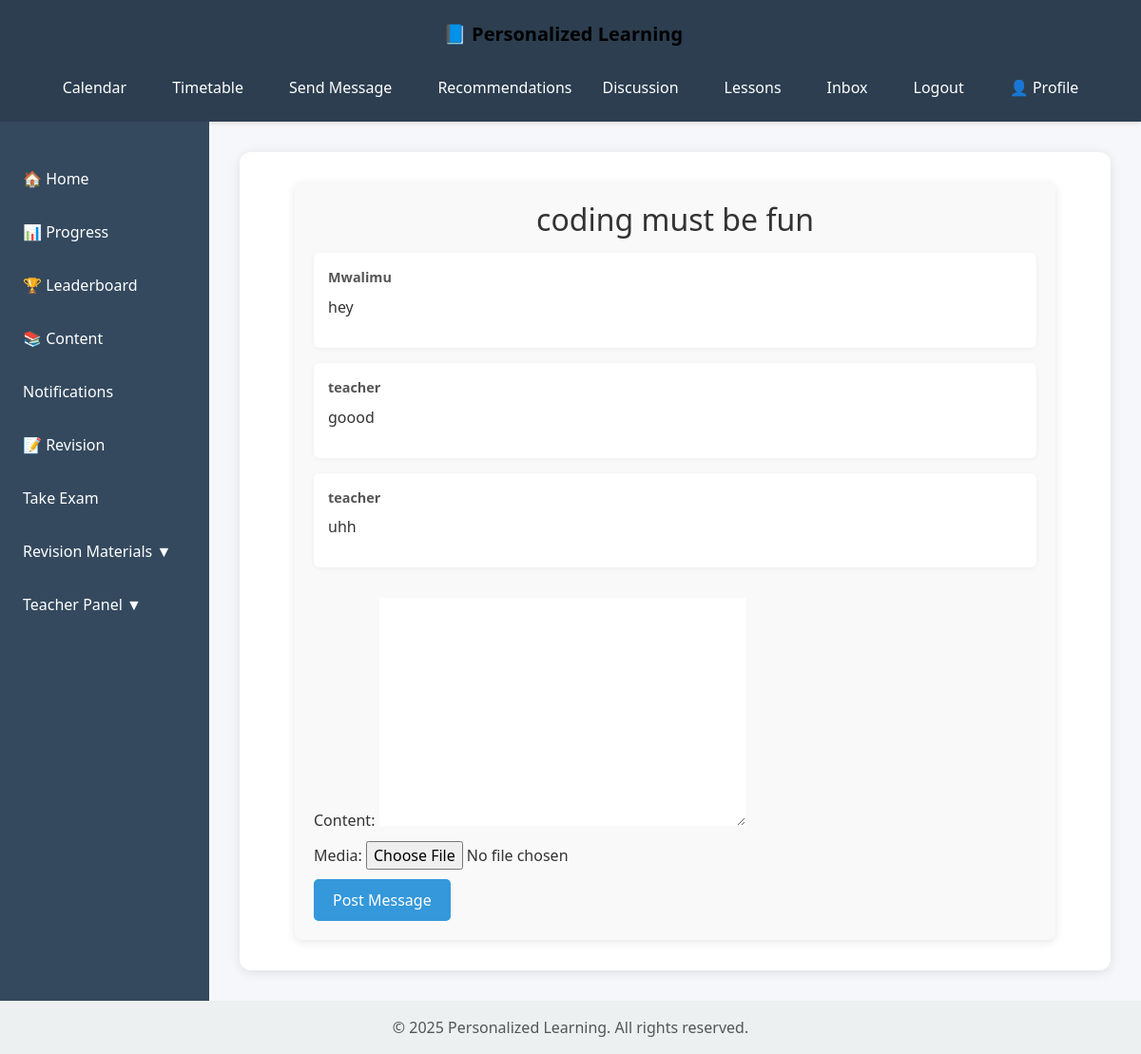
The page /discussions/thread/2/ (signed in) on the database its author committed.
### discussions/models.py (models this page shows, shortened)
class DiscussionThread(models.Model):
    title = models.CharField(max_length=255)
    created_by = models.ForeignKey(User, on_delete=models.CASCADE, related_name='threads')
    created_at = models.DateTimeField(auto_now_add=True)

class ThreadMessage(models.Model):
    thread = models.ForeignKey(DiscussionThread, on_delete=models.CASCADE, related_name='messages')
    author = models.ForeignKey(User, on_delete=models.CASCADE, related_name='messages')
    content = models.TextField()
    media = models.FileField(upload_to='thread_media/', blank=True, null=True)  # For images or videos
    created_at = models.DateTimeField(auto_now_add=True)

### discussions/views.py (the view)
# urls.py: path('thread/<int:thread_id>/', views.thread_detail, name='thread_detail'),
@login_required
def thread_detail(request, thread_id):
    thread = get_object_or_404(DiscussionThread, id=thread_id)
    messages = thread.messages.all().order_by('-created_at')
    if request.method == 'POST':
        form = ThreadMessageForm(request.POST, request.FILES)
        if form.is_valid():
            message = form.save(commit=False)
            message.thread = thread
            message.author = request.user
            message.save()
            return redirect('thread_detail', thread_id=thread.id)
    else:
        form = ThreadMessageForm()
    return render(request, 'discussions/thread_detail.html', {'thread': thread, 'messages': messages, 'form': form})

### discussions/forms.py
class ThreadMessageForm(forms.ModelForm):
    class Meta:
        model = ThreadMessage
        fields = ['content', 'media']

### discussions/templates/discussions/thread_detail.html (shortened to what this page needs)
{% extends 'content/base.html' %}
{% block content %}
    <div class="thread-container">
        <h1 class="thread-title">{{ thread.title }}</h1>
        <ul class="message-list">
            {% for message in messages %}
                <li class="message-item">
                    <div class="message-header">
                        <strong>{{ message.author }}</strong>
                    </div>
                    <p class="message-content">{{ message.content }}</p>
                </li>
            {% empty %}
                <li>No messages yet. Be the first to start the conversation!</li>
            {% endfor %}
        </ul>
        <form method="post" enctype="multipart/form-data" class="message-form">
            {{ form.as_p }}
            <button type="submit" class="submit-btn">Post Message</button>
        </form>
    </div>
{% endblock %}

### content/templates/content/base.html (style rules this page uses)
body { margin: 0; font-family: 'Segoe UI', Tahoma, Geneva, Verdana, sans-serif; background-color: #f5f7fa; color: #333; display: flex; flex-direction: column; min-height: 100vh; }

### discussions/templates/discussions/thread_detail.html (style rules this page uses)
.thread-container { max-width: 800px; margin: 0 auto; padding: 20px; background-color: #f9f9f9; border-radius: 8px; box-shadow: 0 2px 10px rgba(0, 0, 0, 0.1); }
.thread-title { font-size: 2rem; color: #333; margin-bottom: 1rem; text-align: center; }
.message-list { list-style: none; padding: 0; margin-bottom: 2rem; }
.message-item { background-color: #fff; padding: 15px; margin-bottom: 1rem; border-radius: 6px; box-shadow: 0 1px 5px rgba(0, 0, 0, 0.05); }
.message-header { display: flex; justify-content: space-between; font-size: 0.9rem; color: #555; margin-bottom: 0.5rem; }
.message-content { font-size: 1rem; color: #333; margin-bottom: 1rem; }
.message-form { display: flex; flex-direction: column; gap: 10px; }
.submit-btn { align-self: flex-start; padding: 10px 20px; background-color: #3498db; color: #fff; border: none; border-radius: 5px; cursor: pointer; transition: background-color 0.3s; }

### rows shown on the page
DiscussionThread: title "coding must be fun"
ThreadMessage: author "Mwalimu", content "hey"
ThreadMessage: author "teacher", content "goood"
ThreadMessage: author "teacher", content "uhh"
